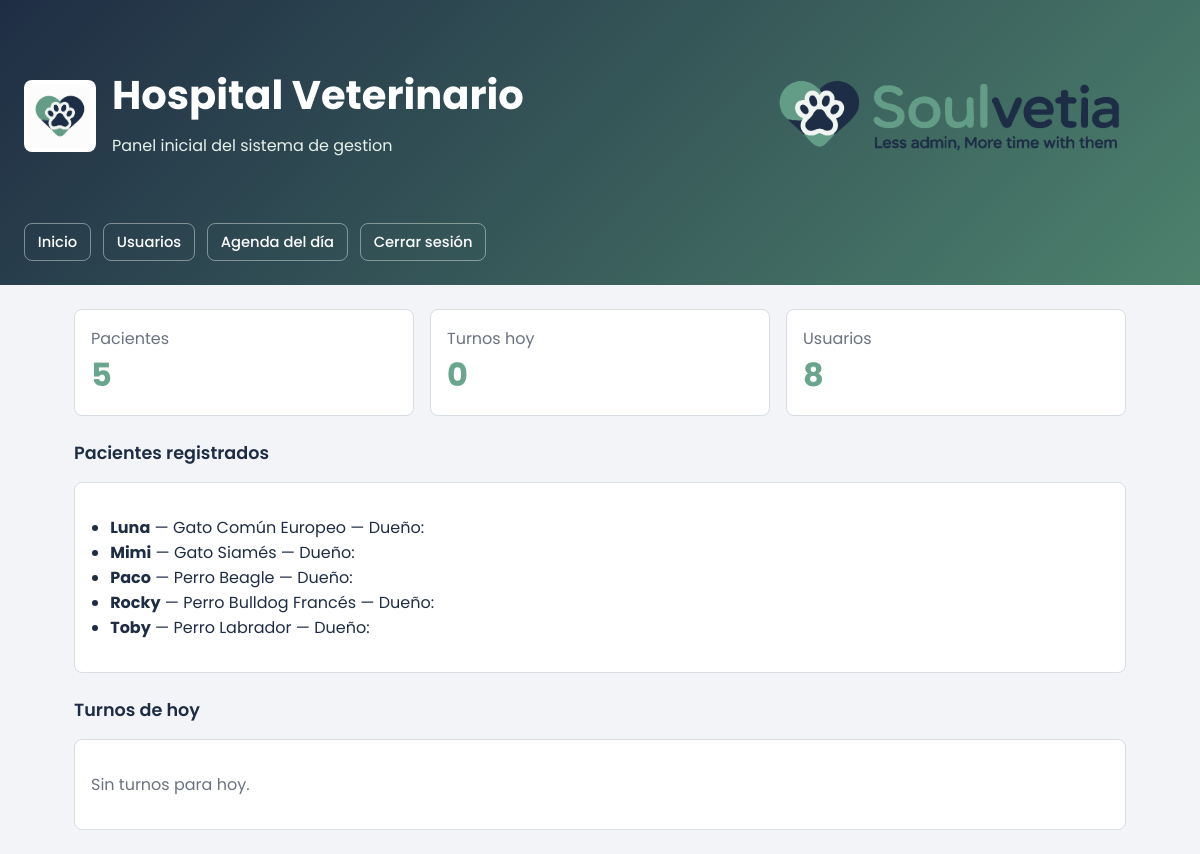
Before: / (signed in) with the older database file.
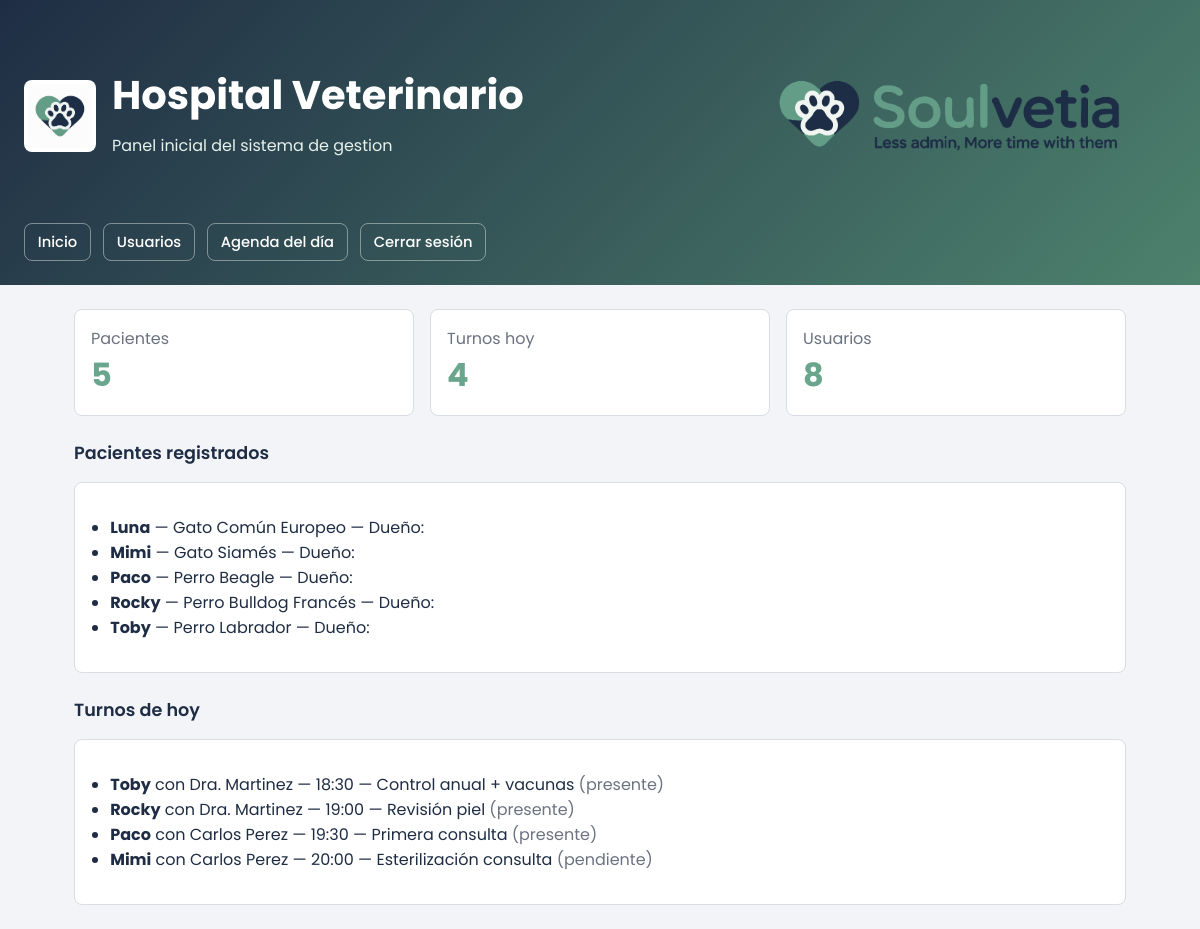
After: the same page with the newer database file.
### tables this page shows
CREATE TABLE paciente (
            id          INTEGER NOT NULL PRIMARY KEY AUTOINCREMENT,
            cliente_id  INTEGER NOT NULL,
            nombre      TEXT    NOT NULL,
            especie     TEXT    NOT NULL,
            raza        TEXT,
            sexo        TEXT    NOT NULL DEFAULT 'desconocido'
                                CHECK (sexo IN ('M','F','desconocido')),
            fecha_nacimiento   TEXT,
            peso_kg     REAL,
            color       TEXT,
            castrado    INTEGER NOT NULL DEFAULT 0,
            estado      INTEGER NOT NULL DEFAULT 1,
            FOREIGN KEY (cliente_id) REFERENCES cliente(id)
        );

CREATE TABLE turno (
            id                  INTEGER NOT NULL PRIMARY KEY AUTOINCREMENT,
            paciente_id          INTEGER NOT NULL,
            veterinario_id      INTEGER NOT NULL,
            recepcionista_id    INTEGER NOT NULL DEFAULT 1,
            fecha_hora          TEXT    NOT NULL,
            estado              TEXT    NOT NULL DEFAULT 'pendiente'
                                CHECK (estado IN ('pendiente','confirmado','presente',
                                                   'atendido','cancelado','ausente')),
            motivo              TEXT,
            FOREIGN KEY (paciente_id)       REFERENCES paciente(id),
            FOREIGN KEY (veterinario_id)   REFERENCES users(id),
            FOREIGN KEY (recepcionista_id) REFERENCES users(id)
        );

CREATE TABLE users (
                    id INTEGER PRIMARY KEY AUTOINCREMENT,
                    username TEXT NOT NULL UNIQUE,
                    full_name TEXT NOT NULL,
                    role TEXT NOT NULL,
                    status TEXT NOT NULL DEFAULT 'Activo',
                    last_access TEXT NOT NULL
                , password_hash TEXT NOT NULL DEFAULT '', email TEXT NOT NULL DEFAULT '');

### app/controllers/main_controller.py (the view)
@main_bp.route("/")
def home():
    summary = service.get_dashboard_summary()
    return render_template("home.html", summary=summary)

### app/services/hospital_service.py (called while the page is built)
    def get_dashboard_summary(self) -> dict:
        pacientes = self.paciente_repository.list_all()
        turnos    = self.turno_repository.get_turnos_hoy()
        return {
            "patients_count":      len(pacientes),
            "appointments_count":  len(turnos),
            "users_count":         len(self.get_users()),
            "patients":            pacientes,
            "appointments":        turnos,
        }

    def get_users(self) -> list[User]:
        return self.user_repository.list_all()

### app/services/paciente_repository.py (called while the page is built)
    def _connect(self) -> sqlite3.Connection:
        conn = sqlite3.connect(self.db_path)
        conn.row_factory = sqlite3.Row
        conn.execute("PRAGMA foreign_keys = ON")
        return conn

    def list_all(self) -> list[Paciente]:
        with self._connect() as conn:
            rows = conn.execute("""
                SELECT p.*, c.nombre || ' ' || c.apellido AS propietario,
                       c.telefono, c.email AS email_cliente
                FROM paciente p
                JOIN cliente c ON c.id = p.cliente_id
                WHERE p.estado = 1
                ORDER BY p.nombre
            """).fetchall()
        return [self._row_to_paciente(r) for r in rows]

    def _row_to_paciente(self, row: sqlite3.Row) -> Paciente:
        return Paciente(
            id=row["id"],
            cliente_id=row["cliente_id"],
            nombre=row["nombre"],
            especie=row["especie"],
            raza=row["raza"] or "",
            sexo=row["sexo"],
            fecha_nacimiento=date.fromisoformat(row["fecha_nacimiento"])
                             if row["fecha_nacimiento"] else date.today(),
            peso_kg=Decimal(str(row["peso_kg"])) if row["peso_kg"] else Decimal("0"),
            color=row["color"] or "",
            castrado=row["castrado"],
            estado=row["estado"],
        )

### app/services/turno_repository.py (called while the page is built)
    def _connect(self) -> sqlite3.Connection:
        conn = sqlite3.connect(self.db_path)
        conn.row_factory = sqlite3.Row
        conn.execute("PRAGMA foreign_keys = ON")
        return conn

### app/services/user_repository.py (called while the page is built)
    def _connect(self) -> sqlite3.Connection:
        conn = sqlite3.connect(self.db_path)
        conn.row_factory = sqlite3.Row
        return conn

    def list_all(self) -> list[User]:
        with self._connect() as conn:
            rows = conn.execute("SELECT * FROM users ORDER BY id").fetchall()
        return [self._row_to_user(row) for row in rows]

### app/templates/home.html
{% extends "base.html" %}
{% block content %}
<div class="grid">
  <div class="card">
    <div class="muted">Pacientes</div>
    <div class="metric">{{ summary.patients_count }}</div>
  </div>
  <div class="card">
    <div class="muted">Turnos hoy</div>
    <div class="metric">{{ summary.appointments_count }}</div>
  </div>
  <div class="card">
    <div class="muted">Usuarios</div>
    <div class="metric">{{ summary.users_count }}</div>
  </div>
</div>
<div class="section-title">Pacientes registrados</div>
<div class="card">
  {% if summary.patients %}
  <ul>
    {% for p in summary.patients %}
      <li>
        <strong>{{ p.nombre }}</strong> —
        {{ p.especie }}{{ ' ' + p.raza if p.raza else '' }} —
        Dueño: {{ p.propietario }}
      </li>
    {% endfor %}
  </ul>
  {% else %}
    <p class="muted">Sin pacientes registrados.</p>
  {% endif %}
</div>
<div class="section-title">Turnos de hoy</div>
<div class="card">
  {% if summary.appointments %}
  <ul>
    {% for t in summary.appointments %}
      <li>
        <strong>{{ t.mascota }}</strong> con {{ t.veterinario }} —
        {{ t.fecha_hora[11:16] }} —
        {{ t.motivo or 'Sin motivo' }}
        <span class="muted">({{ t.estado }})</span>
      </li>
    {% endfor %}
  </ul>
  {% else %}
    <p class="muted">Sin turnos para hoy.</p>
  {% endif %}
</div>
{% endblock %}

### app/templates/base.html (shortened to what this page needs)
<!doctype html>
<html lang="es">
  <head>
  </head>
  <body class="{% block body_class %}{% endblock %}">
    {% block auth_content %}
    <header>
      <div class="header-content">
        <div class="header-row">
          <div class="brand">
            <img class="brand-icon" src="{{ url_for('static', filename='resources/Icono2.png') }}" alt="Hospital Veterinario">
            <div>
              <h1>Hospital Veterinario</h1>
              <p>Panel inicial del sistema de gestion</p>
            </div>
          </div>
          <img class="hero-banner" src="{{ url_for('static', filename='resources/Banner.png') }}" alt="Soulvetia">
        </div>
        <nav class="nav">
          <a href="/">Inicio</a>
          <a href="/usuarios/">Usuarios</a>
          {% if session.user_id %}
            <a href="{{ url_for('dashboard.index') }}">Agenda del día</a>
            <form class="nav-form" method="post" action="{{ url_for('auth.logout') }}">
              <button type="submit">Cerrar sesión</button>
            </form>
          {% endif %}
        </nav>
      </div>
    </header>
    <main>
      {% block content %}{% endblock %}
    </main>
    {% endblock %}
  </body>
</html>

### app/templates/base.html (style rules this page uses)
:root { --primary: #6AA58D; --primary-dark: #4d826d; --ink: #1F2D44; --surface: #F2F4F7; --surface-tint: #E6F2EC; --card: #ffffff; --muted: #6B7280; --border: #d7dde3; --danger: #b42318; --danger-bg: #fff1f0; --success-bg: #E6F2EC; --accent: var(--primary); --success: #2d6a4f; --text-muted: var(--muted); --surface-2: #f2f4f7; --text: var(--ink); }
* { box-sizing: border-box; }
body { margin: 0; font-family: "Poppins", Arial, Helvetica, sans-serif; background: var(--surface); color: var(--ink); }
header { background: linear-gradient(135deg, var(--ink), var(--primary-dark)); color: white; min-height: 240px; padding: 0; }
.hero-banner { width: 100%; max-width: 460px; height: auto; display: block; }
.header-content { min-height: 240px; display: flex; flex-direction: column; justify-content: center; padding: 1.5rem; }
.header-row { display: flex; align-items: center; justify-content: space-between; gap: 1.5rem; }
header h1 { margin: 0; font-size: clamp(1.8rem, 4vw, 2.5rem); font-weight: 700; line-height: 1.1; }
header p { color: var(--surface-tint); margin-bottom: 0; font-weight: 400; }
.brand { display: flex; align-items: center; gap: 1rem; max-width: 720px; }
.brand-icon { width: 72px; height: 72px; border-radius: 8px; background: white; object-fit: contain; padding: 0.25rem; }
.nav { display: flex; gap: 0.75rem; flex-wrap: wrap; margin-top: 1rem; }
.nav a, .nav button { color: white; text-decoration: none; border: 1px solid rgba(230,242,236,0.45); padding: 0.45rem 0.8rem; border-radius: 8px; font-size: 0.92rem; font-weight: 500; background: transparent; font-family: inherit; cursor: pointer; }
.nav-form { margin: 0; }
main { max-width: 1100px; margin: 0 auto; padding: 1.5rem; }
.grid { display: grid; grid-template-columns: repeat(auto-fit, minmax(220px, 1fr)); gap: 1rem; }
.card { background: var(--card); border: 1px solid var(--border); border-radius: 8px; padding: 1rem; }
.metric { font-size: 2rem; font-weight: 700; color: var(--primary); }
.section-title { margin: 1.5rem 0 1rem; font-size: 1.1rem; color: var(--ink); font-weight: 600; }
ul { padding-left: 1.2rem; }
.muted { color: var(--muted); }

Changed rows visible on the page:
now on this page (row edited): turno: mascota "Toby", veterinario "Dra. Martinez", fecha_hora "18:30", motivo "Control anual + vacunas", estado "presente"
now on this page (row edited): turno: mascota "Rocky", veterinario "Dra. Martinez", fecha_hora "19:00", motivo "Revisión piel", estado "presente"
now on this page (row edited): turno: mascota "Paco", veterinario "Carlos Perez", fecha_hora "19:30", motivo "Primera consulta", estado "presente"
now on this page (row edited): turno: mascota "Mimi", veterinario "Carlos Perez", fecha_hora "20:00", motivo "Esterilización consulta", estado "pendiente"
Other visible differences:
{{ summary.appointments_count }}: "0" → "4"
text no longer shown: "Sin turnos para hoy."
